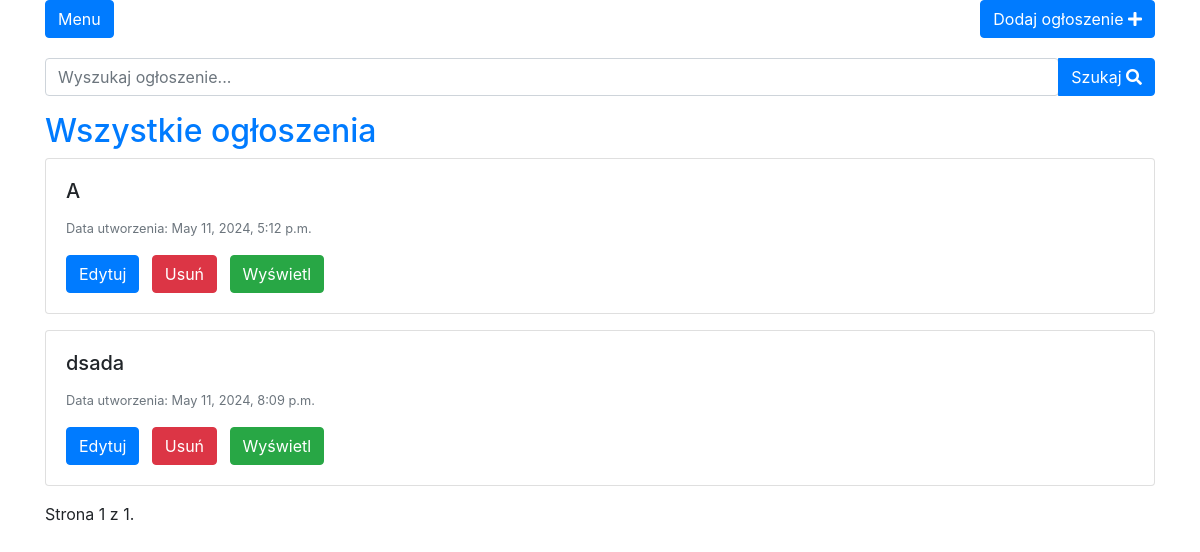
Page /wyswietl/ on the earlier database version.
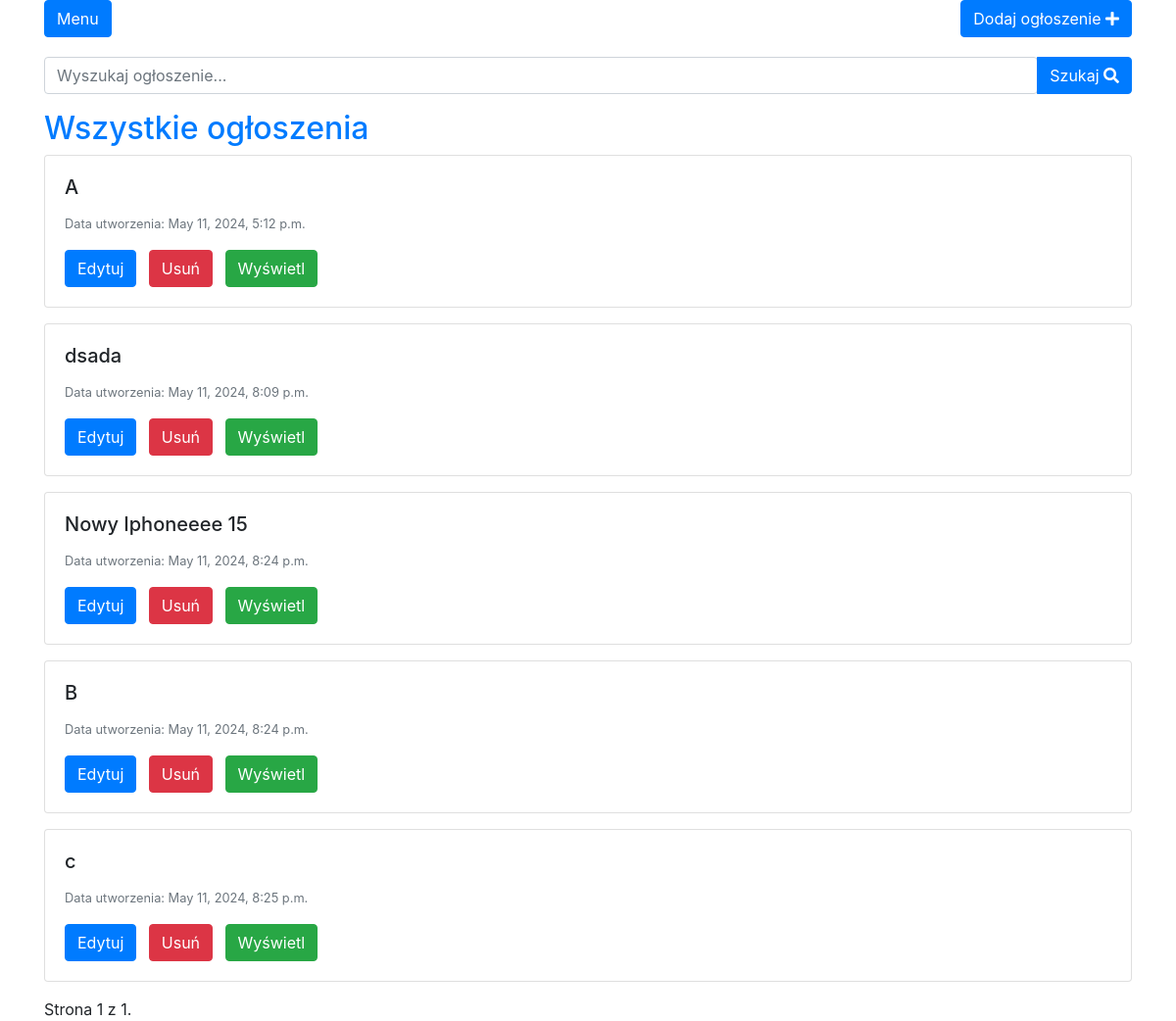
Same page on the later database version.
### ogloszenia/models.py (models this page shows)
class Ogloszenie(models.Model):
    tytul = models.CharField(max_length=100)
    tresc = models.TextField()
    data_publikacji = models.DateTimeField(auto_now_add=True)

### ogloszenia/views.py (the view)
# urls.py: path('wyswietl/', views.wyswietl_ogloszenia, name='wyswietl_ogloszenia'),
def wyswietl_ogloszenia(request):
    tytul = request.GET.get('tytul', '')
    sort_param = request.GET.get('sort')
    if tytul:
        ogloszenia_lista = Ogloszenie.objects.filter(tytul__icontains=tytul)
    else:
        ogloszenia_lista = Ogloszenie.objects.all()
    if sort_param == 'tytul':
        ogloszenia_lista = ogloszenia_lista.order_by(Lower('tytul'))
    elif sort_param == 'data':
        ogloszenia_lista = ogloszenia_lista.order_by('-data_publikacji')
    paginator = Paginator(ogloszenia_lista, request.GET.get('na_strone', 10))
    page_number = request.GET.get('strona')
    page_obj = paginator.get_page(page_number)
    return render(request, 'ogloszenia/wyswietl_ogloszenia.html', {'page_obj': page_obj})

### ogloszenia/templates/ogloszenia/wyswietl_ogloszenia.html (shortened to what this page needs)
{% extends 'base.html' %}
{% block content %}
<link href="https://maxcdn.bootstrapcdn.com/bootstrap/4.5.2/css/bootstrap.min.css" rel="stylesheet">
<link href="https://cdnjs.cloudflare.com/ajax/libs/font-awesome/5.15.4/css/all.min.css" rel="stylesheet">
<div class="container">
    <div class="top-bar">
        <div class="left-buttons">
            <button class="btn btn-primary" id="menuButton">Menu</button>
        </div>
        <div>
            <a href="{% url 'dodaj_ogloszenie' %}" class="btn btn-primary">
                Dodaj ogłoszenie <i class="fas fa-plus"></i>
            </a>
        </div>
    </div>
    <form method="get" action="{% url 'wyswietl_ogloszenia' %}" class="mb-3">
        <div class="input-group">
            <input type="text" name="tytul" class="form-control rounded" placeholder="Wyszukaj ogłoszenie...">
            <div class="input-group-append">
                <button class="btn btn-primary" type="submit">
                    Szukaj <i class="fas fa-search"></i>
                </button>
            </div>
        </div>
    </form>
    <h2><a href="{% url 'wyswietl_ogloszenia' %}">Wszystkie ogłoszenia</a></h2>
    <div class="row">
        {% for ogloszenie in page_obj %}
        <div class="col-md-12">
            <div class="card mb-3">
                <div class="card-body">
                    <h5 class="card-title">{{ ogloszenie.tytul }}</h5>
                    <p class="card-text"><small class="text-muted">Data utworzenia: {{ ogloszenie.data_publikacji }}</small></p>
                    <a href="{% url 'edytuj_ogloszenie' ogloszenie.id %}" class="btn btn-primary mr-2">Edytuj</a>
                    <button onclick="usunOgloszenie({{ ogloszenie.id }})" class="btn btn-danger mr-2">Usuń</button>
                    <a href="{% url 'wyswietl_szczegoly_ogloszenia' ogloszenie.id %}" class="btn btn-success">Wyświetl</a>
                </div>
            </div>
        </div>
        {% endfor %}
    </div>
    <div class="pagination">
        <span class="step-links">
            <span class="current">
                Strona {{ page_obj.number }} z {{ page_obj.paginator.num_pages }}.
            </span>
        </span>
    </div>
</div>
{% endblock %}

Differences in the rows shown:
added Ogloszenie: tytul "Nowy Iphoneeee 15", data_publikacji "May 11, 2024, 8:24 p.m."
added Ogloszenie: tytul "B", data_publikacji "May 11, 2024, 8:24 p.m."
added Ogloszenie: tytul "c", data_publikacji "May 11, 2024, 8:25 p.m."
